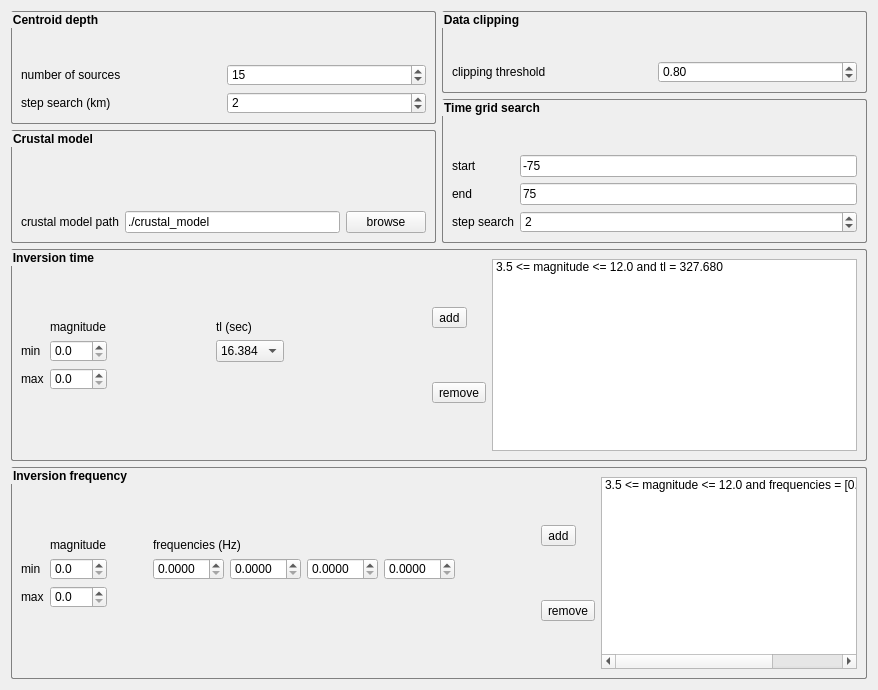
      <widget class="QWidget" name="tab_7">
       <attribute name="title">
        <string>inversion</string>
       </attribute>
       <layout class="QVBoxLayout" name="verticalLayout_2">
        <item>
         <layout class="QHBoxLayout" name="horizontalLayout_10">
          <item>
           <layout class="QVBoxLayout" name="verticalLayout_15">
            <item>
             <widget class="QGroupBox" name="groupBox_16">
              <property name="font">
               <font>
                <weight>75</weight>
                <bold>true</bold>
               </font>
              </property>
              <property name="styleSheet">
               <string notr="true">QGroupBox { 
     border: 1px solid gray; 
     border-radius: 2px; 
 }</string>
              </property>
              <property name="title">
               <string>Centroid depth</string>
              </property>
              <layout class="QVBoxLayout" name="verticalLayout_10">
               <item>
                <spacer name="verticalSpacer_17">
                 <property name="orientation">
                  <enum>Qt::Vertical</enum>
                 </property>
                 <property name="sizeHint" stdset="0">
                  <size>
                   <width>20</width>
                   <height>40</height>
                  </size>
                 </property>
                </spacer>
               </item>
               <item>
                <layout class="QHBoxLayout" name="horizontalLayout_11">
                 <item>
                  <widget class="QLabel" name="label_29">
                   <property name="text">
                    <string>number of sources</string>
                   </property>
                  </widget>
                 </item>
                 <item>
                  <widget class="QSpinBox" name="spinBox_13">
                   <property name="value">
                    <number>15</number>
                   </property>
                  </widget>
                 </item>
                </layout>
               </item>
               <item>
                <layout class="QHBoxLayout" name="horizontalLayout_12">
                 <item>
                  <widget class="QLabel" name="label_30">
                   <property name="text">
                    <string>step search (km)</string>
                   </property>
                  </widget>
                 </item>
                 <item>
                  <widget class="QSpinBox" name="spinBox_14">
                   <property name="maximum">
                    <number>999</number>
                   </property>
                   <property name="value">
                    <number>2</number>
                   </property>
                  </widget>
                 </item>
                </layout>
               </item>
              </layout>
             </widget>
            </item>
            <item>
             <widget class="QGroupBox" name="groupBox_18">
              <property name="font">
               <font>
                <weight>75</weight>
                <bold>true</bold>
               </font>
              </property>
              <property name="styleSheet">
               <string notr="true">QGroupBox { 
     border: 1px solid gray; 
     border-radius: 2px; 
 }</string>
              </property>
              <property name="title">
               <string>Crustal model</string>
              </property>
              <layout class="QVBoxLayout" name="verticalLayout_12">
               <item>
                <spacer name="verticalSpacer_19">
                 <property name="orientation">
                  <enum>Qt::Vertical</enum>
                 </property>
                 <property name="sizeHint" stdset="0">
                  <size>
                   <width>20</width>
                   <height>40</height>
                  </size>
                 </property>
                </spacer>
               </item>
               <item>
                <layout class="QHBoxLayout" name="horizontalLayout_14">
                 <item>
                  <widget class="QLabel" name="label_41">
                   <property name="text">
                    <string>crustal model path</string>
                   </property>
                  </widget>
                 </item>
                 <item>
                  <widget class="QLineEdit" name="lineEdit_19">
                   <property name="text">
                    <string>./crustal_model</string>
                   </property>
                  </widget>
                 </item>
                 <item>
                  <widget class="QPushButton" name="pushButton_14">
                   <property name="text">
                    <string>browse</string>
                   </property>
                   <property name="icon">
                    <iconset resource="logo/icons/icons.qrc">
                     <normaloff>:/icons/browse.png</normaloff>:/icons/browse.png</iconset>
                   </property>
                  </widget>
                 </item>
                </layout>
               </item>
              </layout>
             </widget>
            </item>
           </layout>
          </item>
          <item>
           <layout class="QVBoxLayout" name="verticalLayout_14">
            <item>
             <widget class="QGroupBox" name="groupBox_19">
              <property name="font">
               <font>
                <weight>75</weight>
                <bold>true</bold>
               </font>
              </property>
              <property name="styleSheet">
               <string notr="true">QGroupBox { 
     border: 1px solid gray; 
     border-radius: 2px; 
 }</string>
              </property>
              <property name="title">
               <string>Data clipping</string>
              </property>
              <layout class="QVBoxLayout" name="verticalLayout_13">
               <item>
                <spacer name="verticalSpacer_20">
                 <property name="orientation">
                  <enum>Qt::Vertical</enum>
                 </property>
                 <property name="sizeHint" stdset="0">
                  <size>
                   <width>20</width>
                   <height>40</height>
                  </size>
                 </property>
                </spacer>
               </item>
               <item>
                <layout class="QHBoxLayout" name="horizontalLayout_9">
                 <item>
                  <widget class="QLabel" name="label_40">
                   <property name="text">
                    <string>clipping threshold</string>
                   </property>
                  </widget>
                 </item>
                 <item>
                  <widget class="QDoubleSpinBox" name="doubleSpinBox_8">
                   <property name="maximum">
                    <double>1.000000000000000</double>
                   </property>
                   <property name="value">
                    <double>0.800000000000000</double>
                   </property>
                  </widget>
                 </item>
                </layout>
               </item>
              </layout>
             </widget>
            </item>
            <item>
             <widget class="QGroupBox" name="groupBox_17">
              <property name="font">
               <font>
                <weight>75</weight>
                <bold>true</bold>
               </font>
              </property>
              <property name="styleSheet">
               <string notr="true">QGroupBox { 
     border: 1px solid gray; 
     border-radius: 2px; 
 }</string>
              </property>
              <property name="title">
               <string>Time grid search</string>
              </property>
              <layout class="QVBoxLayout" name="verticalLayout_11">
               <item>
                <layout class="QFormLayout" name="formLayout">
                 <property name="fieldGrowthPolicy">
                  <enum>QFormLayout::AllNonFixedFieldsGrow</enum>
                 </property>
                 <item row="0" column="1">
                  <spacer name="verticalSpacer_18">
                   <property name="orientation">
                    <enum>Qt::Vertical</enum>
                   </property>
                   <property name="sizeHint" stdset="0">
                    <size>
                     <width>20</width>
                     <height>40</height>
                    </size>
                   </property>
                  </spacer>
                 </item>
                 <item row="1" column="0">
                  <widget class="QLabel" name="label_46">
                   <property name="text">
                    <string>start</string>
                   </property>
                  </widget>
                 </item>
                 <item row="1" column="1">
                  <widget class="QLineEdit" name="lineEdit_17">
                   <property name="text">
                    <string>-75</string>
                   </property>
                  </widget>
                 </item>
                 <item row="2" column="0">
                  <widget class="QLabel" name="label_47">
                   <property name="text">
                    <string>end</string>
                   </property>
                  </widget>
                 </item>
                 <item row="2" column="1">
                  <widget class="QLineEdit" name="lineEdit_18">
                   <property name="text">
                    <string>75</string>
                   </property>
                  </widget>
                 </item>
                 <item row="3" column="0">
                  <widget class="QLabel" name="label_48">
                   <property name="text">
                    <string>step search</string>
                   </property>
                  </widget>
                 </item>
                 <item row="3" column="1">
                  <widget class="QSpinBox" name="spinBox_15">
                   <property name="maximum">
                    <number>999</number>
                   </property>
                   <property name="value">
                    <number>2</number>
                   </property>
                  </widget>
                 </item>
                </layout>
               </item>
              </layout>
             </widget>
            </item>
           </layout>
          </item>
         </layout>
        </item>
        <item>
         <widget class="QGroupBox" name="groupBox_14">
          <property name="font">
           <font>
            <weight>75</weight>
            <bold>true</bold>
           </font>
          </property>
          <property name="styleSheet">
           <string notr="true">QGroupBox { 
     border: 1px solid gray; 
     border-radius: 2px; 
 }</string>
          </property>
          <property name="title">
           <string>Inversion time</string>
          </property>
          <layout class="QVBoxLayout" name="verticalLayout_25">
           <item>
            <layout class="QHBoxLayout" name="horizontalLayout_7">
             <item>
              <layout class="QGridLayout" name="gridLayout_11">
               <item row="1" column="4">
                <widget class="QLabel" name="label_33">
                 <property name="text">
                  <string>tl (sec)</string>
                 </property>
                </widget>
               </item>
               <item row="1" column="2">
                <widget class="QLabel" name="label_35">
                 <property name="text">
                  <string>magnitude</string>
                 </property>
                </widget>
               </item>
               <item row="0" column="2">
                <spacer name="verticalSpacer_11">
                 <property name="orientation">
                  <enum>Qt::Vertical</enum>
                 </property>
                 <property name="sizeHint" stdset="0">
                  <size>
                   <width>20</width>
                   <height>40</height>
                  </size>
                 </property>
                </spacer>
               </item>
               <item row="2" column="3">
                <spacer name="horizontalSpacer_11">
                 <property name="orientation">
                  <enum>Qt::Horizontal</enum>
                 </property>
                 <property name="sizeHint" stdset="0">
                  <size>
                   <width>40</width>
                   <height>20</height>
                  </size>
                 </property>
                </spacer>
               </item>
               <item row="2" column="2">
                <widget class="QDoubleSpinBox" name="doubleSpinBox_3">
                 <property name="decimals">
                  <number>1</number>
                 </property>
                </widget>
               </item>
               <item row="2" column="5">
                <spacer name="horizontalSpacer_6">
                 <property name="orientation">
                  <enum>Qt::Horizontal</enum>
                 </property>
                 <property name="sizeHint" stdset="0">
                  <size>
                   <width>40</width>
                   <height>20</height>
                  </size>
                 </property>
                </spacer>
               </item>
               <item row="3" column="2">
                <widget class="QDoubleSpinBox" name="doubleSpinBox_5">
                 <property name="decimals">
                  <number>1</number>
                 </property>
                </widget>
               </item>
               <item row="4" column="2">
                <spacer name="verticalSpacer_12">
                 <property name="orientation">
                  <enum>Qt::Vertical</enum>
                 </property>
                 <property name="sizeHint" stdset="0">
                  <size>
                   <width>20</width>
                   <height>40</height>
                  </size>
                 </property>
                </spacer>
               </item>
               <item row="2" column="1">
                <widget class="QLabel" name="label_34">
                 <property name="text">
                  <string>min</string>
                 </property>
                </widget>
               </item>
               <item row="3" column="1">
                <widget class="QLabel" name="label_32">
                 <property name="text">
                  <string>max</string>
                 </property>
                </widget>
               </item>
               <item row="2" column="4">
                <widget class="QComboBox" name="comboBox_2">
                 <property name="currentIndex">
                  <number>0</number>
                 </property>
                 <item>
                  <property name="text">
                   <string>16.384</string>
                  </property>
                 </item>
                 <item>
                  <property name="text">
                   <string>40.96</string>
                  </property>
                 </item>
                 <item>
                  <property name="text">
                   <string>81.92</string>
                  </property>
                 </item>
                 <item>
                  <property name="text">
                   <string>163.84</string>
                  </property>
                 </item>
                 <item>
                  <property name="text">
                   <string>245.76</string>
                  </property>
                 </item>
                 <item>
                  <property name="text">
                   <string>327.68</string>
                  </property>
                 </item>
                 <item>
                  <property name="text">
                   <string>409.6</string>
                  </property>
                 </item>
                 <item>
                  <property name="text">
                   <string>819.2</string>
                  </property>
                 </item>
                 <item>
                  <property name="text">
                   <string>1638.4</string>
                  </property>
                 </item>
                </widget>
               </item>
              </layout>
             </item>
             <item>
              <spacer name="horizontalSpacer_19">
               <property name="orientation">
                <enum>Qt::Horizontal</enum>
               </property>
               <property name="sizeType">
                <enum>QSizePolicy::Fixed</enum>
               </property>
               <property name="sizeHint" stdset="0">
                <size>
                 <width>40</width>
                 <height>20</height>
                </size>
               </property>
              </spacer>
             </item>
             <item>
              <layout class="QVBoxLayout" name="verticalLayout_5">
               <item>
                <widget class="QToolButton" name="toolButton_3">
                 <property name="text">
                  <string>add</string>
                 </property>
                 <property name="icon">
                  <iconset resource="logo/icons/icons.qrc">
                   <normaloff>:/icons/right.png</normaloff>:/icons/right.png</iconset>
                 </property>
                </widget>
               </item>
               <item>
                <widget class="QToolButton" name="toolButton_4">
                 <property name="text">
                  <string>remove</string>
                 </property>
                 <property name="icon">
                  <iconset resource="logo/icons/icons.qrc">
                   <normaloff>:/icons/left.png</normaloff>:/icons/left.png</iconset>
                 </property>
                </widget>
               </item>
              </layout>
             </item>
             <item>
              <widget class="QListWidget" name="listWidget_2">
               <item>
                <property name="text">
                 <string>3.5 &lt;= magnitude &lt;= 12.0 and tl = 327.680</string>
                </property>
               </item>
              </widget>
             </item>
            </layout>
           </item>
          </layout>
         </widget>
        </item>
        <item>
         <widget class="QGroupBox" name="groupBox_15">
          <property name="font">
           <font>
            <weight>75</weight>
            <bold>true</bold>
           </font>
          </property>
          <property name="styleSheet">
           <string notr="true">QGroupBox { 
     border: 1px solid gray; 
     border-radius: 2px; 
 }</string>
          </property>
          <property name="title">
           <string>Inversion frequency</string>
          </property>
          <layout class="QHBoxLayout" name="horizontalLayout_8">
           <item>
            <layout class="QGridLayout" name="gridLayout_19">
             <item row="1" column="4">
              <widget class="QLabel" name="label_42">
               <property name="text">
                <string>frequencies (Hz)</string>
               </property>
              </widget>
             </item>
             <item row="1" column="2">
              <widget class="QLabel" name="label_54">
               <property name="text">
                <string>magnitude</string>
               </property>
              </widget>
             </item>
             <item row="0" column="2">
              <spacer name="verticalSpacer_16">
               <property name="orientation">
                <enum>Qt::Vertical</enum>
               </property>
               <property name="sizeHint" stdset="0">
                <size>
                 <width>20</width>
                 <height>40</height>
                </size>
               </property>
              </spacer>
             </item>
             <item row="2" column="3">
              <spacer name="horizontalSpacer_20">
               <property name="orientation">
                <enum>Qt::Horizontal</enum>
               </property>
               <property name="sizeHint" stdset="0">
                <size>
                 <width>40</width>
                 <height>20</height>
                </size>
               </property>
              </spacer>
             </item>
             <item row="2" column="2">
              <widget class="QDoubleSpinBox" name="doubleSpinBox_9">
               <property name="decimals">
                <number>1</number>
               </property>
              </widget>
             </item>
             <item row="2" column="5">
              <spacer name="horizontalSpacer_9">
               <property name="orientation">
                <enum>Qt::Horizontal</enum>
               </property>
               <property name="sizeHint" stdset="0">
                <size>
                 <width>40</width>
                 <height>20</height>
                </size>
               </property>
              </spacer>
             </item>
             <item row="3" column="2">
              <widget class="QDoubleSpinBox" name="doubleSpinBox_12">
               <property name="decimals">
                <number>1</number>
               </property>
              </widget>
             </item>
             <item row="4" column="2">
              <spacer name="verticalSpacer_23">
               <property name="orientation">
                <enum>Qt::Vertical</enum>
               </property>
               <property name="sizeHint" stdset="0">
                <size>
                 <width>20</width>
                 <height>40</height>
                </size>
               </property>
              </spacer>
             </item>
             <item row="2" column="1">
              <widget class="QLabel" name="label_55">
               <property name="text">
                <string>min</string>
               </property>
              </widget>
             </item>
             <item row="3" column="1">
              <widget class="QLabel" name="label_56">
               <property name="text">
                <string>max</string>
               </property>
              </widget>
             </item>
             <item row="2" column="4">
              <layout class="QHBoxLayout" name="horizontalLayout_13">
               <item>
                <widget class="QDoubleSpinBox" name="doubleSpinBox_13">
                 <property name="decimals">
                  <number>4</number>
                 </property>
                </widget>
               </item>
               <item>
                <widget class="QDoubleSpinBox" name="doubleSpinBox_14">
                 <property name="decimals">
                  <number>4</number>
                 </property>
                </widget>
               </item>
               <item>
                <widget class="QDoubleSpinBox" name="doubleSpinBox_18">
                 <property name="decimals">
                  <number>4</number>
                 </property>
                </widget>
               </item>
               <item>
                <widget class="QDoubleSpinBox" name="doubleSpinBox_19">
                 <property name="decimals">
                  <number>4</number>
                 </property>
                </widget>
               </item>
              </layout>
             </item>
            </layout>
           </item>
           <item>
            <spacer name="horizontalSpacer_10">
             <property name="orientation">
              <enum>Qt::Horizontal</enum>
             </property>
             <property name="sizeType">
              <enum>QSizePolicy::Fixed</enum>
             </property>
             <property name="sizeHint" stdset="0">
              <size>
               <width>40</width>
               <height>20</height>
              </size>
             </property>
            </spacer>
           </item>
           <item>
            <layout class="QVBoxLayout" name="verticalLayout_7">
             <item>
              <widget class="QToolButton" name="toolButton_5">
               <property name="text">
                <string>add</string>
               </property>
               <property name="icon">
                <iconset resource="logo/icons/icons.qrc">
                 <normaloff>:/icons/right.png</normaloff>:/icons/right.png</iconset>
               </property>
              </widget>
             </item>
             <item>
              <widget class="QToolButton" name="toolButton_6">
               <property name="text">
                <string>remove</string>
               </property>
               <property name="icon">
                <iconset resource="logo/icons/icons.qrc">
                 <normaloff>:/icons/left.png</normaloff>:/icons/left.png</iconset>
               </property>
              </widget>
             </item>
            </layout>
           </item>
           <item>
            <widget class="QListWidget" name="listWidget_3">
             <item>
              <property name="text">
               <string>3.5 &lt;= magnitude &lt;= 12.0 and frequencies = [0.04, 0.05, 0.08, 0.09]</string>
              </property>
             </item>
            </widget>
           </item>
          </layout>
         </widget>
        </item>
       </layout>
      </widget>
